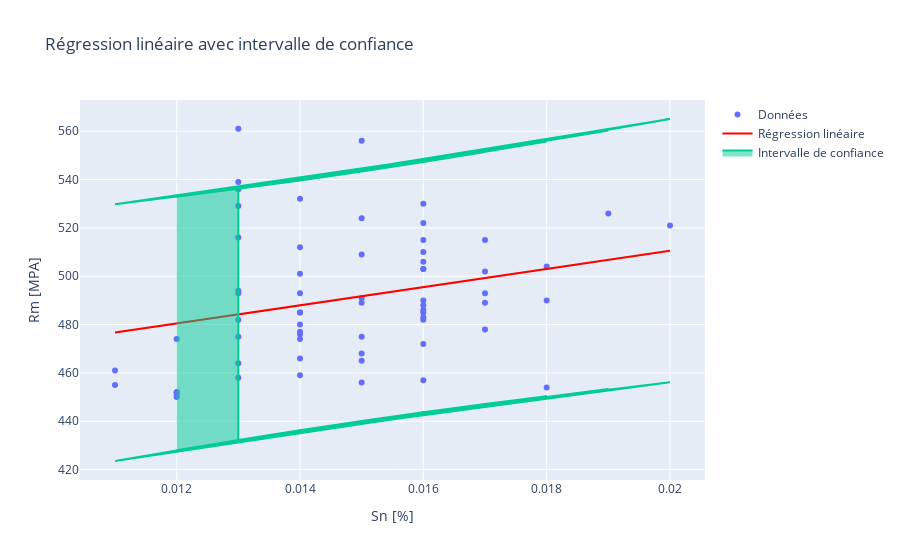

The cell this chart's notebook holds for it:
### Code cell
x_name, y_name, file_name = 'Sn [%]','Rm [MPA]','Regression_Sn_Rm.pdf'
width=1.96
plot_linear_regression_with_predict_intervals(df_conforme_without_outliers,x_name, y_name, width, file_name)
